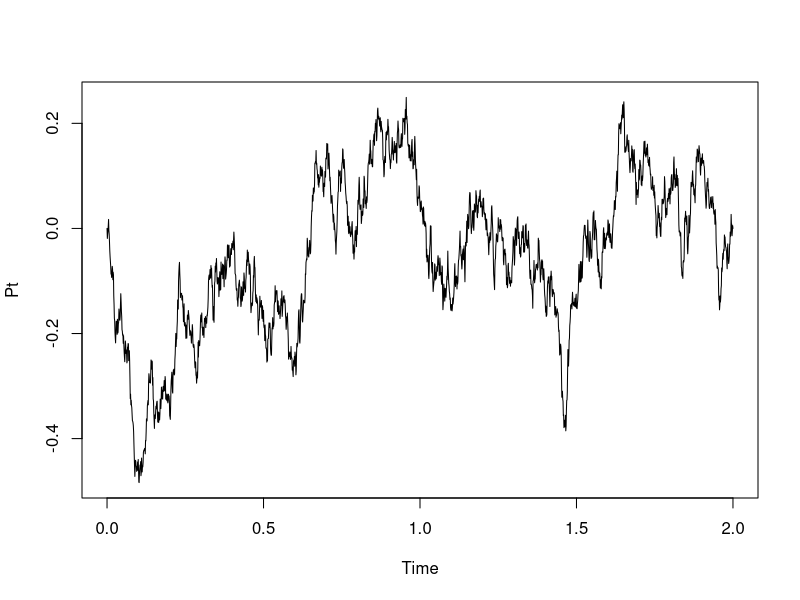

This figure's R source:
bridge <- function() {
  # Construye un puente de (0,2) con puntos medios
  #
  # Returns:
  #   Un vector con los valores del puente ordenados 



# Parte 1
#Parametros
	sigma2 <- 0.3
	T <- 2
	alpha <- -0.1
	M <- 11
	# M-1 = numero de nivel max
	N <- 2**M
	dt <- T/N

	argument<- c()
	argument[1]<-0
	argument[2]<-2
	val<-c()
	#sabemos que el valor en 0 y 2 es de 0 en ambos puntos
	val[1]<-0
	val[2]<-0
# Parte 2

	for (i in 0:(M-1)) {

		for (k in 0:((2**i)-1)) {

				#indice es el valor de A en P(A)
					indice <- ((2*k + 1)/(2**(i+1)))*T
				# Agrega el valor en el ultimo lugar
					argument[length(argument)+1]<-indice	
			
	#Buscamos el valor de P(A)
	# Determina el valor de los indices que se usan para calcular la media de P(A)
			indice1 <- ((2*k)/(2**(i+1))) * T
			indice2 <- ((2*k + 2)/(2**(i+1))) * T
		#Buscamos el indice 1 y el indice 2 en argument para conocer la posicion de 
		#los dos valores en el vector val
			pos1 <- which( argument == indice1 , arr.ind = TRUE)
			pos2 <- which( argument == indice2 , arr.ind = TRUE)

		#Al conocer la posicion en la que se encuentran los dos indices,
		#se busca su respectivo P(A)
		#Este valor esta en la misma posicion del vector argument, 
		#por lo que no necesita ningun cambio
			
			# Calculamos P
			P <- ((1/2) * (val[pos1]+val[pos2])) + sqrt(sigma2*(T/(2**(i+2)))) * rnorm(1,0,1)
			#Guardamos el valor P con su respectivo A (lugar)
			val[length(val)+1] <- P	

			
		}
		
	}
# Parte 3
	#ordenar valores y argumentos, newArg son los valores ordenados
	newArg<- sort(argument)
	newVal<- c()
		for (i in 1:length(newArg)) {
			#identificar quien es el primer valor de newArg con respecto a argument
			pos<-which( argument == newArg[i] , arr.ind = TRUE)
			#agregamos en la posicion i el valor correspondiente
			newVal[i] <- val[pos]

		}
	
	X <- ts(newVal, start = 0,end =2, deltat = dt)
    return(invisible(X))
	

}



# Parte 4

# parameters
T <- 2.0
sigma2 <- 0.3
alpha <- -0.1
M <- 11
N <- 2**M
L <- 1000

# simulation parameters
hits <- 0
P_middle <- c()


# simulation parameters
hits <- 0
P_middle <- c()
cat("Finalizado:\n")
cat("0%                                           50%                                          100%\n")
for (i in  1:L){
  Pt <- bridge()
  P_middle <- c(P_middle, Pt[N/2 + 1])
  P.min <- min(Pt)
  hits <- hits + ifelse(P.min < alpha, 1, 0)

  if ( (((i/L)*100) %% 1 )== 0){
  	cat("]")
  }
}

mean_middle <- mean(P_middle)
var_middle <- var(P_middle)
plot(Pt)
prob.hit <- hits/L
cat("\n\nprobability below alpha : ", prob.hit)
cat("\nmean_middle : ", mean_middle)
cat("\nvar_middle : ", var_middle, "\n")
